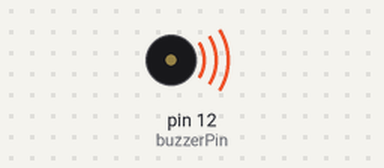
A sketch run on a simulated Arduino Uno, built with avr-gcc and run on an emulated ATmega328P. Shown: buzzer (waves = sounding).

Above: at 0.5 s.
At 9.0 s:
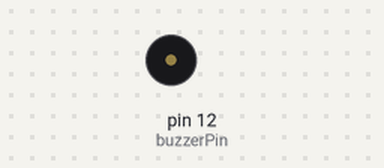
Timing chart, 0 to 13.0 s (numbered marks = the images above):
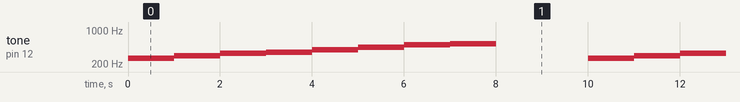

The sketch:

buzzer_sensor.ino
```cpp
int buzzerPin = 12;
int pressurePin = A0;


void setup() {
  Serial.begin(9600);
  pinMode(12, OUTPUT);
}

void loop() {
  int notes[10]={261, 294, 330, 349, 392, 440, 493, 523};
  //            mid C  D    E    F    G    A

  for(int i = 0; i < 10; i++){
    tone(12, notes[i]);
    delay(1000);
  }

 noTone(12);

}
```

Measured:
- by itself, tone on pin 12 (buzzerPin): repeats every 10.0 s: 294 Hz 1.0 s, 330 Hz 1.0 s, 349 Hz 1.0 s, 392 Hz 1.0 s, 440 Hz 1.0 s, 493 Hz 1.0 s, 523 Hz 1.0 s, silent 2.0 s, 261 Hz 1.0 s
